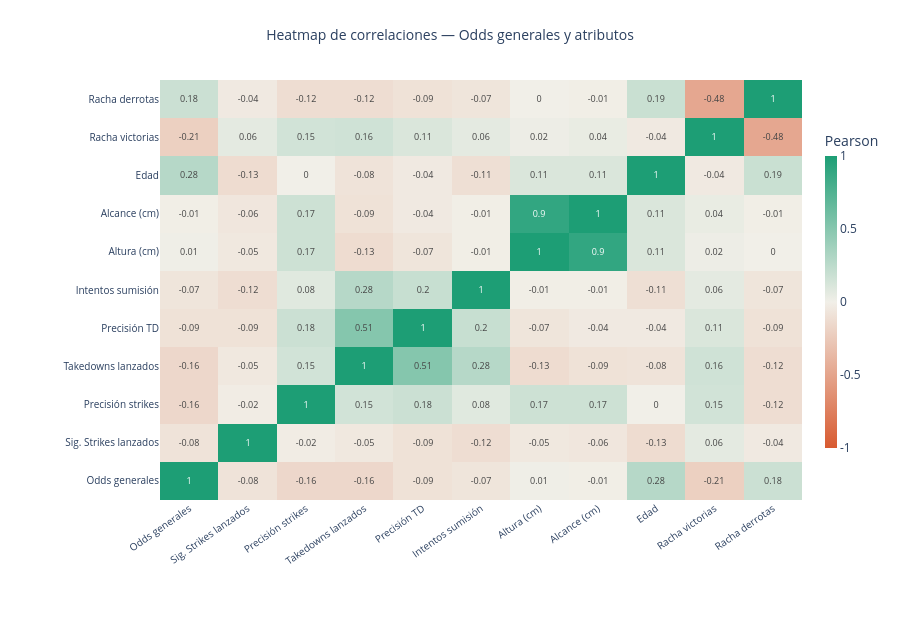

Notebook code cell kept with this figure:
### Code cell
# BONUS — Heatmap completo atributos × atributos + odds
cols_heatmap = [tipo_odds] + list(atributos.keys())
df_heat      = df_ufc[cols_heatmap].dropna()

matriz = df_heat.corr().round(2)
labels = [label_odds] + list(atributos.values())
matriz.index   = labels
matriz.columns = labels

fig2 = go.Figure(go.Heatmap(
    z             = matriz.values,
    x             = labels,
    y             = labels,
    colorscale    = [
        [0.0, '#D85A30'], [0.5, '#F1EFE8'], [1.0, '#1D9E75']
    ],
    zmid          = 0,
    zmin          = -1,
    zmax          = 1,
    text          = matriz.values.round(2),
    texttemplate  = '%{text}',
    textfont      = dict(size=9),
    hovertemplate = '<b>%{y}</b> × <b>%{x}</b><br>Correlación: %{z:.3f}<extra></extra>',
    colorbar      = dict(
        title      = 'Pearson',
        tickvals   = [-1, -0.5, 0, 0.5, 1],
        ticktext   = ['-1', '-0.5', '0', '0.5', '1'],
        thickness  = 12,
        len        = 0.8,
    ),
))

fig2.update_layout(
    title=dict(
        text=f'Heatmap de correlaciones — {label_odds} y atributos',
        x=0.5, font=dict(size=14),
    ),
    paper_bgcolor = 'rgba(0,0,0,0)',
    plot_bgcolor  = 'rgba(0,0,0,0)',
    height        = 620,
    margin        = dict(t=80, b=120, l=160, r=60),
    xaxis         = dict(tickangle=-35, tickfont=dict(size=10)),
    yaxis         = dict(tickfont=dict(size=10)),
)

fig2.show()

### Figure 1 — Plotly figure (JSON) as saved in the notebook; plotly's stock layout.template omitted (floating-point values rounded to 4 significant figures)
{"data": [{"colorbar": {"len": 0.8, "thickness": 12, "ticktext": ["-1", "-0.5", "0", "0.5", "1"], "tickvals": [-1, -0.5, 0, 0.5, 1], "title": {"text": "Pearson"}}, "colorscale": [[0, "#D85A30"], [0.5, "#F1EFE8"], [1, "#1D9E75"]], "hovertemplate": "<b>%{y}</b> × <b>%{x}</b><br>Correlación: %{z:.3f}<extra></extra>", "text": [[1.0, -0.08, -0.16, -0.16, -0.09, -0.07, 0.01, -0.01, 0.28, -0.21, 0.18], [-0.08, 1.0, -0.02, -0.05, -0.09, -0.12, -0.05, -0.06, -0.13, 0.06, -0.04], [-0.16, -0.02, 1.0, 0.15, 0.18, 0.08, 0.17, 0.17, 0.0, 0.15, -0.12], [-0.16, -0.05, 0.15, 1.0, 0.51, 0.28, -0.13, -0.09, -0.08, 0.16, -0.12], [-0.09, -0.09, 0.18, 0.51, 1.0, 0.2, -0.07, -0.04, -0.04, 0.11, -0.09], [-0.07, -0.12, 0.08, 0.28, 0.2, 1.0, -0.01, -0.01, -0.11, 0.06, -0.07], [0.01, -0.05, 0.17, -0.13, -0.07, -0.01, 1.0, 0.9, 0.11, 0.02, 0.0], [-0.01, -0.06, 0.17, -0.09, -0.04, -0.01, 0.9, 1.0, 0.11, 0.04, -0.01], [0.28, -0.13, 0.0, -0.08, -0.04, -0.11, 0.11, 0.11, 1.0, -0.04, 0.19], [-0.21, 0.06, 0.15, 0.16, 0.11, 0.06, 0.02, 0.04, -0.04, 1.0, -0.48], [0.18, -0.04, -0.12, -0.12, -0.09, -0.07, 0.0, -0.01, 0.19, -0.48, 1.0]], "textfont": {"size": 9}, "texttemplate": "%{text}", "type": "heatmap", "x": ["Odds generales", "Sig. Strikes lanzados", "Precisión strikes", "Takedowns lanzados", "Precisión TD", "Intentos sumisión", "Altura (cm)", "Alcance (cm)", "Edad", "Racha victorias", "Racha derrotas"], "y": ["Odds generales", "Sig. Strikes lanzados", "Precisión strikes", "Takedowns lanzados", "Precisión TD", "Intentos sumisión", "Altura (cm)", "Alcance (cm)", "Edad", "Racha victorias", "Racha derrotas"], "z": [[1.0, -0.08, -0.16, -0.16, -0.09, -0.07, 0.01, -0.01, 0.28, -0.21, 0.18], [-0.08, 1.0, -0.02, -0.05, -0.09, -0.12, -0.05, -0.06, -0.13, 0.06, -0.04], [-0.16, -0.02, 1.0, 0.15, 0.18, 0.08, 0.17, 0.17, 0.0, 0.15, -0.12], [-0.16, -0.05, 0.15, 1.0, 0.51, 0.28, -0.13, -0.09, -0.08, 0.16, -0.12], [-0.09, -0.09, 0.18, 0.51, 1.0, 0.2, -0.07, -0.04, -0.04, 0.11, -0.09], [-0.07, -0.12, 0.08, 0.28, 0.2, 1.0, -0.01, -0.01, -0.11, 0.06, -0.07], [0.01, -0.05, 0.17, -0.13, -0.07, -0.01, 1.0, 0.9, 0.11, 0.02, 0.0], [-0.01, -0.06, 0.17, -0.09, -0.04, -0.01, 0.9, 1.0, 0.11, 0.04, -0.01], [0.28, -0.13, 0.0, -0.08, -0.04, -0.11, 0.11, 0.11, 1.0, -0.04, 0.19], [-0.21, 0.06, 0.15, 0.16, 0.11, 0.06, 0.02, 0.04, -0.04, 1.0, -0.48], [0.18, -0.04, -0.12, -0.12, -0.09, -0.07, 0.0, -0.01, 0.19, -0.48, 1.0]], "zmax": 1, "zmid": 0, "zmin": -1}], "layout": {"height": 620, "margin": {"b": 120, "l": 160, "r": 60, "t": 80}, "paper_bgcolor": "rgba(0,0,0,0)", "plot_bgcolor": "rgba(0,0,0,0)", "title": {"font": {"size": 14}, "text": "Heatmap de correlaciones — Odds generales y atributos", "x": 0.5}, "xaxis": {"tickangle": -35, "tickfont": {"size": 10}}, "yaxis": {"tickfont": {"size": 10}}}}
